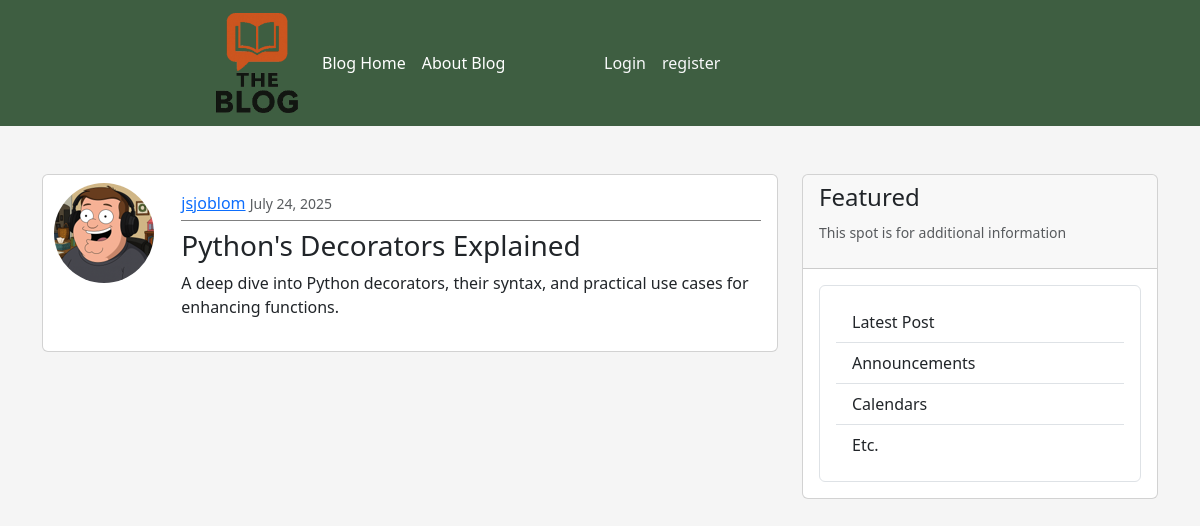
The app's page /post/18/ with its own data.
### blog/models.py (models this page shows, shortened)
class Post(models.Model):
    title = models.CharField(max_length=100)
    content = models.TextField()
    date_posted = models.DateTimeField(default=timezone.now)
    author = models.ForeignKey(User, on_delete=models.CASCADE)

### users/models.py (models this page shows, shortened)
class Profile(models.Model):
    user = models.OneToOneField(User, on_delete=models.CASCADE)
    image = models.ImageField(default='default.jpg', upload_to='pics')

### blog/views.py (the view)
# urls.py: path('post/<int:pk>/',PostDetailView.as_view(), name='post-detail'),
class PostDetailView(DetailView):
    model = Post

### templates/blog/post_detail.html (shortened to what this page needs)
{% extends 'base.html' %}
{% block content %}
    <div class="card mb-3">
      <div class="row g-0">
        <div class="col-md-2">
            <div class="d-flex justify-content-center">
                <div class="mt-2">
                    <img src="{{ object.author.profile.image.url }}" class="rounded-circle" alt="...">
                </div>
            </div>
        </div>
        <div class="col-md-10">
          <div class="card-body">
            <div class="article-metadata card-title">
                <a class="mr-2" href="#">{{ object.author }}</a>
                <small class="text-muted">{{ object.date_posted|date:"F d, Y" }}</small>
            </div>
            <h3>
                {{ object.title }}
            </h3>
                <p class="article-content">{{ object.content }}</p>
          </div>
        </div>
      </div>
    </div>
{% endblock %}

### static/css/styles.css (style rules this page uses)
body { background-color: #f5f5f5; }
.article-metadata { padding-bottom: 5px; border-bottom: 1px solid grey; }

### records on screen
Post: author.profile.image (picture), author "jsjoblom", date_posted "July 24, 2025", title "Python's Decorators Explained", content "A deep dive into Python decorators, their syntax, and practical use cases for enhancing functions."
